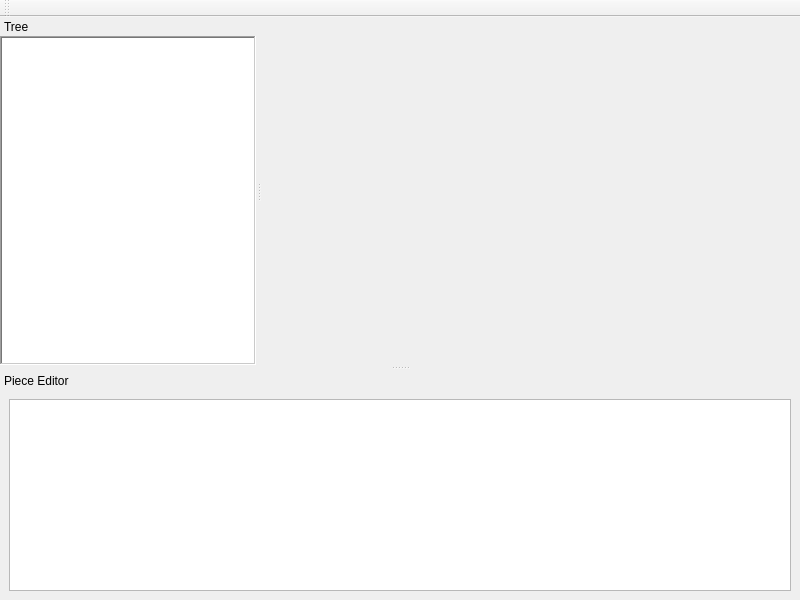
<?xml version="1.0" encoding="UTF-8"?>
<ui version="4.0">
 <class>ttMainWindow</class>
 <widget class="QMainWindow" name="ttMainWindow">
  <property name="geometry">
   <rect>
    <x>0</x>
    <y>0</y>
    <width>800</width>
    <height>600</height>
   </rect>
  </property>
  <property name="windowTitle">
   <string>Twisty Tools</string>
  </property>
  <property name="tabShape">
   <enum>QTabWidget::Rounded</enum>
  </property>
  <widget class="QWidget" name="widCentral">
   <layout class="QVBoxLayout" name="verticalLayout_7">
    <property name="margin">
     <number>0</number>
    </property>
    <item>
     <widget class="ViewWindow" name="pvViewport" native="true">
      <property name="sizePolicy">
       <sizepolicy hsizetype="Preferred" vsizetype="Preferred">
        <horstretch>0</horstretch>
        <verstretch>0</verstretch>
       </sizepolicy>
      </property>
     </widget>
    </item>
   </layout>
  </widget>
  <widget class="QDockWidget" name="hierarchyDockWidget">
   <property name="features">
    <set>QDockWidget::DockWidgetMovable</set>
   </property>
   <property name="windowTitle">
    <string>Tree</string>
   </property>
   <attribute name="dockWidgetArea">
    <number>1</number>
   </attribute>
   <widget class="QWidget" name="widTreeDesign">
    <layout class="QVBoxLayout" name="verticalLayout">
     <property name="margin">
      <number>0</number>
     </property>
     <item>
      <widget class="PuzzleTreeView" name="treeDesign">
       <property name="enabled">
        <bool>true</bool>
       </property>
       <property name="sizePolicy">
        <sizepolicy hsizetype="Preferred" vsizetype="Expanding">
         <horstretch>0</horstretch>
         <verstretch>0</verstretch>
        </sizepolicy>
       </property>
       <property name="minimumSize">
        <size>
         <width>200</width>
         <height>0</height>
        </size>
       </property>
       <property name="frameShape">
        <enum>QFrame::WinPanel</enum>
       </property>
       <property name="frameShadow">
        <enum>QFrame::Sunken</enum>
       </property>
       <property name="editTriggers">
        <set>QAbstractItemView::CurrentChanged|QAbstractItemView::DoubleClicked|QAbstractItemView::SelectedClicked</set>
       </property>
       <property name="alternatingRowColors">
        <bool>true</bool>
       </property>
       <property name="rootIsDecorated">
        <bool>false</bool>
       </property>
       <property name="allColumnsShowFocus">
        <bool>true</bool>
       </property>
       <attribute name="headerDefaultSectionSize">
        <number>200</number>
       </attribute>
       <attribute name="headerMinimumSectionSize">
        <number>50</number>
       </attribute>
       <attribute name="headerDefaultSectionSize">
        <number>200</number>
       </attribute>
       <attribute name="headerMinimumSectionSize">
        <number>50</number>
       </attribute>
      </widget>
     </item>
    </layout>
   </widget>
  </widget>
  <widget class="QDockWidget" name="pieceDockWidget">
   <property name="minimumSize">
    <size>
     <width>112</width>
     <height>132</height>
    </size>
   </property>
   <property name="features">
    <set>QDockWidget::DockWidgetMovable</set>
   </property>
   <property name="windowTitle">
    <string>Piece Editor</string>
   </property>
   <attribute name="dockWidgetArea">
    <number>8</number>
   </attribute>
   <widget class="QWidget" name="widPieceEdit">
    <layout class="QVBoxLayout" name="verticalLayout_3">
     <item>
      <widget class="PieceEditGrid" name="tblPieceEdit"/>
     </item>
    </layout>
   </widget>
  </widget>
  <widget class="QToolBar" name="toolBar">
   <property name="windowTitle">
    <string>toolBar</string>
   </property>
   <attribute name="toolBarArea">
    <enum>TopToolBarArea</enum>
   </attribute>
   <attribute name="toolBarBreak">
    <bool>false</bool>
   </attribute>
  </widget>
  <action name="actionNew">
   <property name="text">
    <string>New</string>
   </property>
  </action>
  <action name="actionSave">
   <property name="text">
    <string>Save</string>
   </property>
  </action>
  <action name="actionSave_AS">
   <property name="text">
    <string>Save As</string>
   </property>
  </action>
  <action name="actionOpen">
   <property name="text">
    <string>Open</string>
   </property>
  </action>
  <action name="actionQuit">
   <property name="text">
    <string>Quit</string>
   </property>
  </action>
  <action name="actionCut">
   <property name="text">
    <string>Cut</string>
   </property>
  </action>
  <action name="actionCopy">
   <property name="text">
    <string>Copy</string>
   </property>
  </action>
  <action name="actionPaste">
   <property name="text">
    <string>Paste</string>
   </property>
  </action>
  <action name="actionPreferences">
   <property name="text">
    <string>Preferences</string>
   </property>
  </action>
  <action name="actionNew_Layer">
   <property name="text">
    <string>New Layer</string>
   </property>
  </action>
  <action name="actionSymmetry">
   <property name="text">
    <string>Symmetry</string>
   </property>
  </action>
  <action name="actionNew_Vector">
   <property name="text">
    <string>New Vector</string>
   </property>
  </action>
  <action name="actionTwistyTools_Help">
   <property name="text">
    <string>TwistyTools Help</string>
   </property>
  </action>
  <action name="actionAbout">
   <property name="text">
    <string>About</string>
   </property>
  </action>
 </widget>
 <customwidgets>
  <customwidget>
   <class>PuzzleTreeView</class>
   <extends>QTreeView</extends>
   <header>puzzletreeview.h</header>
  </customwidget>
  <customwidget>
   <class>ViewWindow</class>
   <extends>QWidget</extends>
   <header>viewwindow.h</header>
   <container>1</container>
  </customwidget>
  <customwidget>
   <class>PieceEditGrid</class>
   <extends>QTableView</extends>
   <header>pieceeditgrid.h</header>
  </customwidget>
 </customwidgets>
 <resources/>
 <connections/>
</ui>
